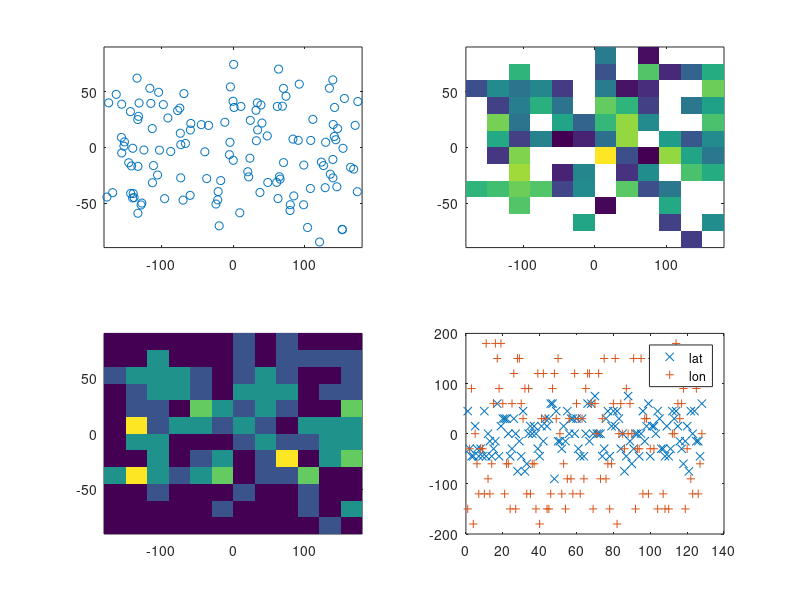

This chart was generated by the following MATLAB code:
%Set number of random data points
Ndata=128;
%make random locations for "cores"
xyz=2*rand(3,Ndata)-1	;
xyz=xyz./sqrt(sum(xyz.*xyz,1));
%Core location latitude
lat=(180/pi)*asin(-xyz(3,:));
%Core location longitude
lon=(180/pi)*atan2(xyz(1,:),xyz(2,:));
%Value at eat sample location
dat=rand(Ndata,1);
%Plot the location of the points
subplot(2,2,1)
plot(lon,lat,"o;;")
xlim([-180,180])
ylim([-90,90])
% Make grid to put averages in
dlat=15;
dlon=30;
glat=-90:dlat:90;
glon=-180:dlon:180;
datgrid=zeros(length(glat),length(glon));
ingrid=zeros(length(glat),length(glon));
gridcell=zeros(2,length(lon));
incell=cell(length(glat),length(glon));
% take average of values in each grid
for i=1:length(glat)
	for j=1:length(glon)
		datsingrid=0;
		val=0;
		for k=1:length(dat)
			inbox= (glat(i)-dlat/2 <= lat(k));
			inbox=inbox&(lat(k) < glat(i)+dlat/2);
			inbox=inbox&(glon(j)-dlon/2<=lon(k));
			inbox=inbox&(lon(k)<glon(j)+dlon/2);
			if(inbox)
				incell{i,j}=[incell{i,j},k];
				gridcell(:,k)=[j,i];
				ingrid(i,j)=ingrid(i,j)+1;
				val=val+dat(k);
			end%if
		end%for
		if(ingrid(i,j)==0)
			% if no data exists set to NaN
			datgrid(i,j)=NaN;
		else
			datgrid(i,j)=val;
		end%if
	end%for
end%for
datgrid=datgrid./ingrid;
subplot(2,2,2)
pcolor(glon,glat,datgrid)
shading flat
subplot(2,2,3)
pcolor(glon,glat,ingrid)
shading flat
subplot(2,2,4)
plot(1:Ndata,glat(gridcell(2,:)),"x;lat;",1:Ndata,glon(gridcell(1,:)),"+;lon;")
